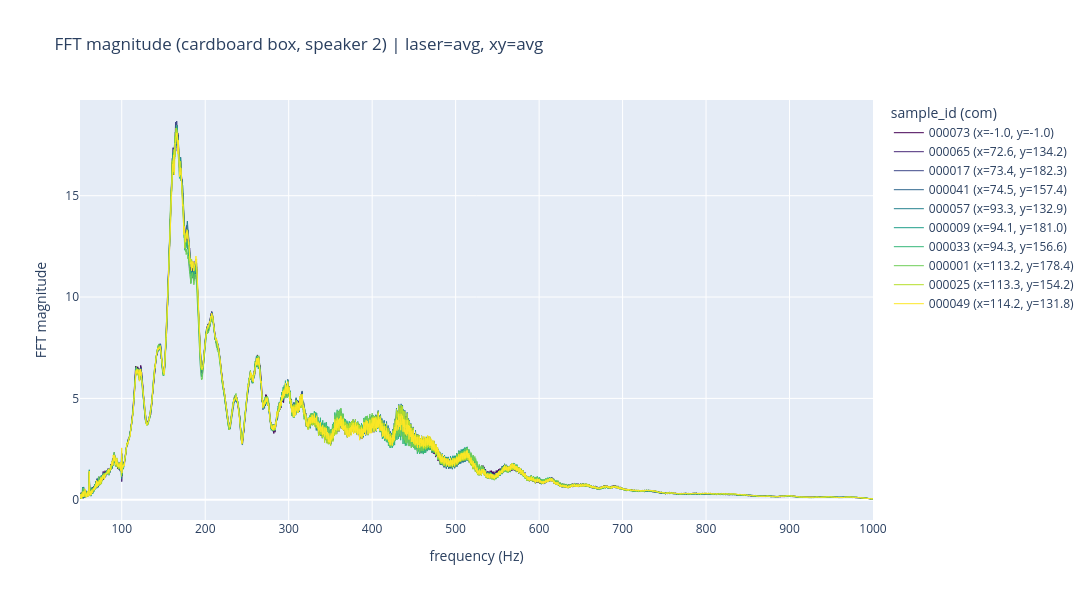

Write notebook code for a chart like this one.
### Code cell
import numpy as np
import plotly.graph_objects as go
# Plot the FFT magnitude spectrum for selected samples (one line per sample) in Plotly so
# you can zoom/pan. 03_fft_shifts.npz stores the complex 'fft' (1, L, F, 2) and the matching
# 'freqs' (F,) in Hz, so the frequency axis is already correct for the camera sampling rate.
#
# sample_ids selects which samples to plot (default None -> all samples in df); ints like
#   [1, 41] are accepted too and get zero-padded to ['000001', '000041'].
# laser_idx / xy_idx default to None, meaning average over that axis:
#   laser_idx=None -> average over all 100 lasers; laser_idx=5 -> only laser 5.
#   xy_idx=None    -> average over the x and y directions; xy_idx=0 -> only x.
def plot_fft_magnitude(sample_ids=None, laser_idx=None, xy_idx=None):
    if sample_ids is None:
        sub = df
    else:
        width = df['sample_id'].str.len().max()
        wanted = [str(s).zfill(width) for s in sample_ids]
        sub = df[df['sample_id'].isin(wanted)]
    fig = go.Figure()
    for sample in sub.itertuples():
        with np.load(sample.fft_path) as d:
            fft = d['fft']      # (1, L, F, 2) complex
            freqs = d['freqs']  # (F,) Hz
        mag = np.abs(fft[0])    # (L, F, 2)
        mag = mag.mean(axis=0) if laser_idx is None else mag[laser_idx]  # (F, 2)
        mag = mag.mean(axis=1) if xy_idx is None else mag[:, xy_idx]     # (F,)
        name = f'{sample.sample_id} (x={sample.com[0]:.1f}, y={sample.com[1]:.1f})'
        fig.add_trace(go.Scatter(x=freqs, y=mag, mode='lines', name=name,
                                 line=dict(color=SAMPLE_COLORS[SAMPLE_COLOR_IDX[sample.sample_id]], width=1)))
    laser_str = 'avg' if laser_idx is None else laser_idx
    xy_str = 'avg' if xy_idx is None else xy_idx
    fig.update_layout(
        title=f'FFT magnitude ({BOX} box, speaker {SPEAKER}) | laser={laser_str}, xy={xy_str}',
        xaxis_title='frequency (Hz)', yaxis_title='FFT magnitude',
        legend_title='sample_id (com)', width=1200, height=600)
    fig.show()


plot_fft_magnitude()

### Figure 1 — Plotly figure (JSON) as saved in the notebook; plotly's stock layout.template omitted (floating-point values rounded to 4 significant figures; data arrays with more than 128 entries replaced by an {"elided": "..."} marker saying what was removed)
{"data": [{"line": {"color": "rgb(68, 1, 84)", "width": 1}, "mode": "lines", "name": "000073 (x=-1.0, y=-1.0)", "type": "scatter", "x": {"elided": "3421 float values"}, "y": {"elided": "3421 float values"}}, {"line": {"color": "rgb(72, 40, 120)", "width": 1}, "mode": "lines", "name": "000065 (x=72.6, y=134.2)", "type": "scatter", "x": {"elided": "3421 float values"}, "y": {"elided": "3421 float values"}}, {"line": {"color": "rgb(62, 73, 137)", "width": 1}, "mode": "lines", "name": "000017 (x=73.4, y=182.3)", "type": "scatter", "x": {"elided": "3421 float values"}, "y": {"elided": "3421 float values"}}, {"line": {"color": "rgb(49, 104, 142)", "width": 1}, "mode": "lines", "name": "000041 (x=74.5, y=157.4)", "type": "scatter", "x": {"elided": "3421 float values"}, "y": {"elided": "3421 float values"}}, {"line": {"color": "rgb(38, 130, 142)", "width": 1}, "mode": "lines", "name": "000057 (x=93.3, y=132.9)", "type": "scatter", "x": {"elided": "3421 float values"}, "y": {"elided": "3421 float values"}}, {"line": {"color": "rgb(31, 158, 137)", "width": 1}, "mode": "lines", "name": "000009 (x=94.1, y=181.0)", "type": "scatter", "x": {"elided": "3421 float values"}, "y": {"elided": "3421 float values"}}, {"line": {"color": "rgb(53, 183, 121)", "width": 1}, "mode": "lines", "name": "000033 (x=94.3, y=156.6)", "type": "scatter", "x": {"elided": "3421 float values"}, "y": {"elided": "3421 float values"}}, {"line": {"color": "rgb(110, 206, 88)", "width": 1}, "mode": "lines", "name": "000001 (x=113.2, y=178.4)", "type": "scatter", "x": {"elided": "3421 float values"}, "y": {"elided": "3421 float values"}}, {"line": {"color": "rgb(181, 222, 43)", "width": 1}, "mode": "lines", "name": "000025 (x=113.3, y=154.2)", "type": "scatter", "x": {"elided": "3421 float values"}, "y": {"elided": "3421 float values"}}, {"line": {"color": "rgb(253, 231, 37)", "width": 1}, "mode": "lines", "name": "000049 (x=114.2, y=131.8)", "type": "scatter", "x": {"elided": "3421 float values"}, "y": {"elided": "3421 float values"}}], "layout": {"height": 600, "legend": {"title": {"text": "sample_id (com)"}}, "title": {"text": "FFT magnitude (cardboard box, speaker 2) | laser=avg, xy=avg"}, "width": 1200, "xaxis": {"title": {"text": "frequency (Hz)"}}, "yaxis": {"title": {"text": "FFT magnitude"}}}}
